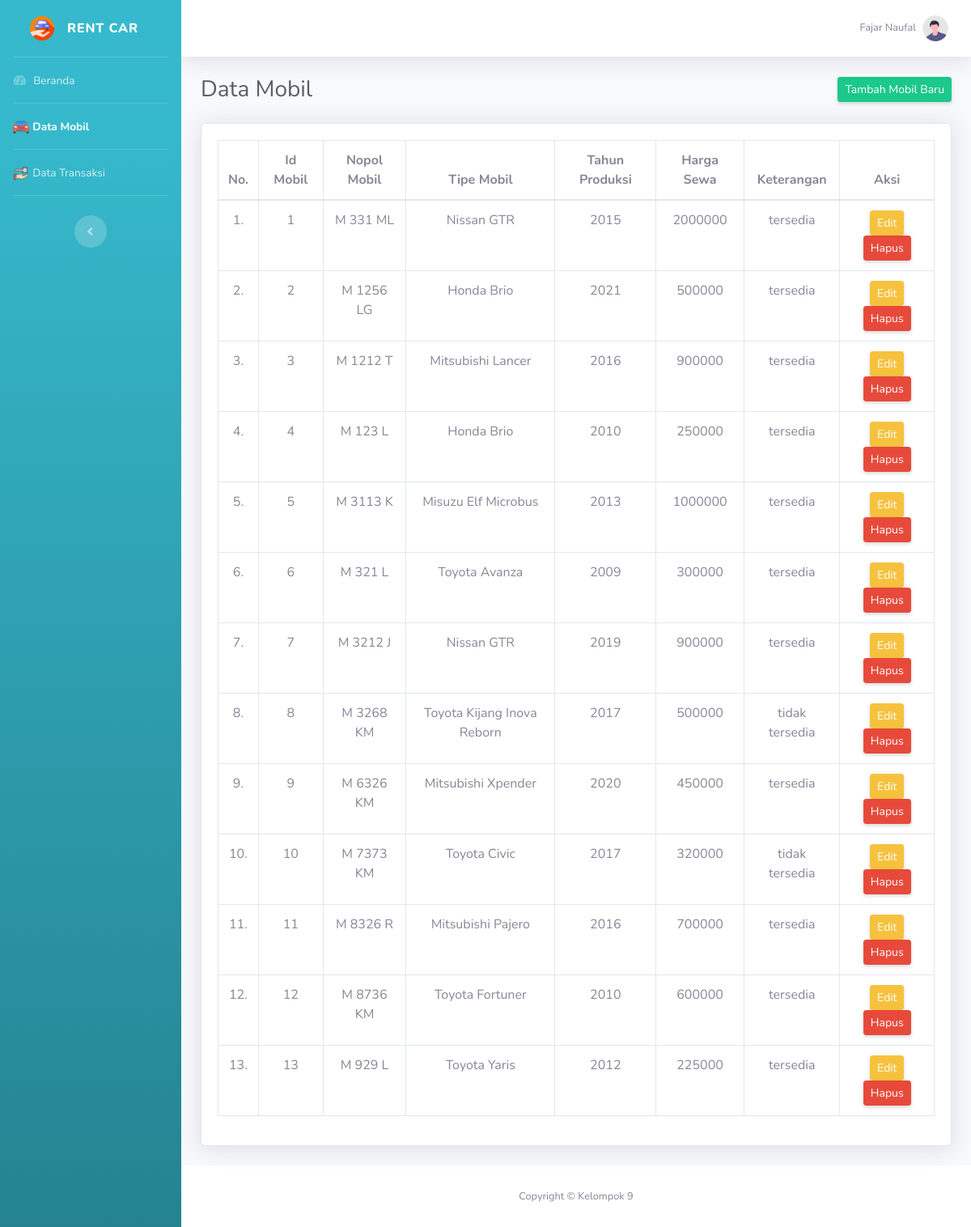
Screenshot of /data_mobil_admin.php (signed in) with the database file from the repository.
### tables this page shows
CREATE TABLE `mobil` (
  `id_mobil` int(11) NOT NULL,
  `nopol_mobil` varchar(100) NOT NULL,
  `tipe_mobil` varchar(100) NOT NULL,
  `tahun_produksi` int(11) NOT NULL,
  `harga_sewa` int(11) NOT NULL,
  `keterangan` varchar(100) NOT NULL
);

### data_mobil_admin.php (the view, shortened to what this page needs)
<!DOCTYPE html>
<?php
include "connection/koneksi.php";
$id = $_SESSION['id_admin'];
if(isset ($_SESSION['username'])){
    $query = "select * from admin natural join level_user where id_admin = $id";
    mysqli_query($conn, $query);
    $sql = mysqli_query($conn, $query);
    while($r = mysqli_fetch_array($sql)){
?>
<html lang="en">
<head>
    <link href="vendor/fontawesome-free/css/all.min.css" rel="stylesheet" type="text/css">
    <link href="css/sb-admin-2.min.css" rel="stylesheet">
    <link href="css/arabic.css" rel="stylesheet" >
</head>
<body id="page-top">
    <div id="wrapper">
        <ul class="navbar-nav bg-gradient-info sidebar sidebar-dark accordion" id="accordionSidebar">
        <?php
            if($r['id_level'] == 1){
        ?>
            <a class="sidebar-brand d-flex align-items-center justify-content-center" href="beranda.php">
                <div class="sidebar-brand-icon rotate-n-15">
                    <img src="img/dashboard.png" width="30px" height="30px">
                </div>
                <div class="sidebar-brand-text mx-3">Rent Car</div>
            </a>
            <hr class="sidebar-divider my-0">
            <li class="nav-item active">
                <a class="nav-link" href="beranda.php">
                    <i class="fas fa-fw fa-tachometer-alt"></i>
                    <span>Beranda</span>
                </a>
            </li>
            <hr class="sidebar-divider my-0">
            <li class="nav-item">
                <a class="nav-link" href="data_mobil.php">
                    <i class="fas fa-fw fa-folder"></i>
                    <span>Data Mobil</span>
                </a>
            </li>
            <hr class="sidebar-divider my-0">
            <li class="nav-item">
                <a class="nav-link" href="peminjaman.php">
                    <i class="fas fa-fw fa-folder"></i>
                    <span>Penyewaan</span>
                </a>
            </li>
            <hr class="sidebar-divider my-0">
            <li class="nav-item">
                <a class="nav-link" href="pengembalian.php">
                    <i class="fas fa-fw fa-folder"></i>
                    <span>Pengembalian</span>
                </a>
            </li>
            <hr class="sidebar-divider my-0">
            <br>
            <div class="text-center d-none d-md-inline">
                <button class="rounded-circle border-0" id="sidebarToggle"></button>
            </div>
        <?php
            } else if($r['id_level'] == 2){
        ?>
            <a class="sidebar-brand d-flex align-items-center justify-content-center" href="beranda.php">
                <div class="sidebar-brand-icon">
                    <img src="img/icon.png" width="30px" height="30px">
                </div>
                <div class="sidebar-brand-text mx-3">Rent Car</div>
            </a>
            <hr class="sidebar-divider my-0">
            <li class="nav-item">
                <a class="nav-link" href="beranda.php">
                    <i class="fas fa-fw fa-tachometer-alt"></i>
                    <span>Beranda</span>
                </a>
            </li>
            <hr class="sidebar-divider my-0">
            <li class="nav-item active">
                <a class="nav-link" href="data_mobil_admin.php">
                    <img alt="Image placeholder" src="img/mobil.png">
                    <span>Data Mobil</span>
                </a>
            </li>
            <hr class="sidebar-divider my-0">
            <li class="nav-item">
                <a class="nav-link" href="data_transaksi.php">
                    <img alt="Image placeholder" src="img/pinjam.png">
                    <span>Data Transaksi</span>
                </a>
            </li>
            <hr class="sidebar-divider my-0">
            <br>
            <div class="text-center d-none d-md-inline">
                <button class="rounded-circle border-0" id="sidebarToggle"></button>
            </div>
        <?php
            }
        ?>
        </ul>
        <div id="content-wrapper" class="d-flex flex-column">
            <div id="content">
                <nav class="navbar navbar-expand navbar-light bg-white topbar mb-4 static-top shadow">
                    <ul class="navbar-nav ml-auto">
                        <li class="nav-item dropdown no-arrow">
                            <a class="nav-link dropdown-toggle" href="#" id="userDropdown" role="button"
                                data-toggle="dropdown" aria-haspopup="true" aria-expanded="false">
                                <span class="mr-2 d-none d-lg-inline text-gray-600 small"><?php echo $r['nama'];?></span>
                                <img class="img-profile rounded-circle"
                                    src="img/undraw_profile.svg">
                            </a>
                        </li>
                    </ul>
                </nav>
            <div class="container-fluid">
                <div class="d-sm-flex align-items-center justify-content-between mb-4">
                    <h1 class="h3 mb-0 text-gray-800">Data Mobil</h1>
                    <a href="tambah_mobil.php" class="d-none d-sm-inline-block btn btn-sm btn-success shadow-sm">Tambah Mobil Baru</a>
                </div>
                <section class="mar-top--x-3 mar-bottom--x-5">
                    <div class="card shadow mb-4">
                        <div class="card-body">
                            <div class="table-responsive">
                            <?php
                            $query_data_mobil = "SELECT * FROM mobil";
                            $sql_data_mobil = mysqli_query($conn, $query_data_mobil);
                            $no = 1;
                            ?>
                                <table class="table table-bordered" id="dataTable" width="100%" cellspacing="0">
                                    <thead align="center">
                                        <tr>
                                            <th>No.</th>
                                            <th>Id Mobil</th>
                                            <th>Nopol Mobil</th>
                                            <th>Tipe Mobil</th>
                                            <th>Tahun Produksi</th>
                                            <th>Harga Sewa</th>
                                            <th>Keterangan</th>
                                            <th>Aksi</th>
                                        </tr>
                                    </thead>
                                    <tbody align="center">
                                    <?php
                                        while($r_dt_mobil = mysqli_fetch_array($sql_data_mobil)){
                                    ?>
                                        <tr class="odd gradeX">
                                        <td><center><?php echo $no++; ?>.</center></td>
                                        <td><?php echo $r_dt_mobil['id_mobil']; ?></td>
                                        <td><?php echo $r_dt_mobil['nopol_mobil']; ?></td>
                                        <td><?php echo $r_dt_mobil['tipe_mobil']; ?></td>
                                        <td><?php echo $r_dt_mobil['tahun_produksi']; ?></td>
                                        <td><?php echo $r_dt_mobil['harga_sewa']; ?></td>
                                        <td><?php echo $r_dt_mobil['keterangan']; ?></td>
                                        <td>
                                        <button class="d-none d-sm-inline-block btn btn-sm btn-warning shadow-sm"data-toggle="modal" data-target="#editModal<?php echo $r_dt_mobil['id_mobil']; ?>">Edit</button>
                                            <button class="d-none d-sm-inline-block btn btn-sm btn-danger shadow-sm" data-toggle="modal" data-target="#hapusModal<?php echo $r_dt_mobil['id_mobil']; ?>">Hapus</button>
                                        </td>
                                        </tr>
                                    <?php
                                        }
                                    ?>
                                    </tbody>
                                </table>
                            </div>
                        </div>
                    </div>
                </section>
            </div>
            <footer class="sticky-footer bg-white">
                <div class="container my-auto">
                    <div class="copyright text-center my-auto">
                        <span>Copyright &copy; Kelompok 9</span>
                    </div>
                </div>
            </footer>
        </div>
    </div>
</body>
</html>
<?php
  }
} else {
  header('location: logout.php');
}
?>

### rows the page displays
mobil: id_mobil "1", nopol_mobil "M 331 ML", tipe_mobil "Nissan GTR", tahun_produksi "2015", harga_sewa "2000000", keterangan "tersedia"
mobil: id_mobil "2", nopol_mobil "M 1256 LG", tipe_mobil "Honda Brio", tahun_produksi "2021", harga_sewa "500000", keterangan "tersedia"
mobil: id_mobil "3", nopol_mobil "M 1212 T", tipe_mobil "Mitsubishi Lancer", tahun_produksi "2016", harga_sewa "900000", keterangan "tersedia"
mobil: id_mobil "4", nopol_mobil "M 123 L", tipe_mobil "Honda Brio", tahun_produksi "2010", harga_sewa "250000", keterangan "tersedia"
mobil: id_mobil "5", nopol_mobil "M 3113 K", tipe_mobil "Misuzu Elf Microbus", tahun_produksi "2013", harga_sewa "1000000", keterangan "tersedia"
mobil: id_mobil "6", nopol_mobil "M 321 L", tipe_mobil "Toyota Avanza", tahun_produksi "2009", harga_sewa "300000", keterangan "tersedia"
mobil: id_mobil "7", nopol_mobil "M 3212 J", tipe_mobil "Nissan GTR", tahun_produksi "2019", harga_sewa "900000", keterangan "tersedia"
mobil: id_mobil "8", nopol_mobil "M 3268 KM", tipe_mobil "Toyota Kijang Inova Reborn", tahun_produksi "2017", harga_sewa "500000", keterangan "tidak tersedia"
mobil: id_mobil "9", nopol_mobil "M 6326 KM", tipe_mobil "Mitsubishi Xpender", tahun_produksi "2020", harga_sewa "450000", keterangan "tersedia"
mobil: id_mobil "10", nopol_mobil "M 7373 KM", tipe_mobil "Toyota Civic", tahun_produksi "2017", harga_sewa "320000", keterangan "tidak tersedia"
mobil: id_mobil "11", nopol_mobil "M 8326 R", tipe_mobil "Mitsubishi Pajero", tahun_produksi "2016", harga_sewa "700000", keterangan "tersedia"
mobil: id_mobil "12", nopol_mobil "M 8736 KM", tipe_mobil "Toyota Fortuner", tahun_produksi "2010", harga_sewa "600000", keterangan "tersedia"
mobil: id_mobil "13", nopol_mobil "M 929 L", tipe_mobil "Toyota Yaris", tahun_produksi "2012", harga_sewa "225000", keterangan "tersedia"

### other values shown
$r['nama'] "Fajar Naufal"
